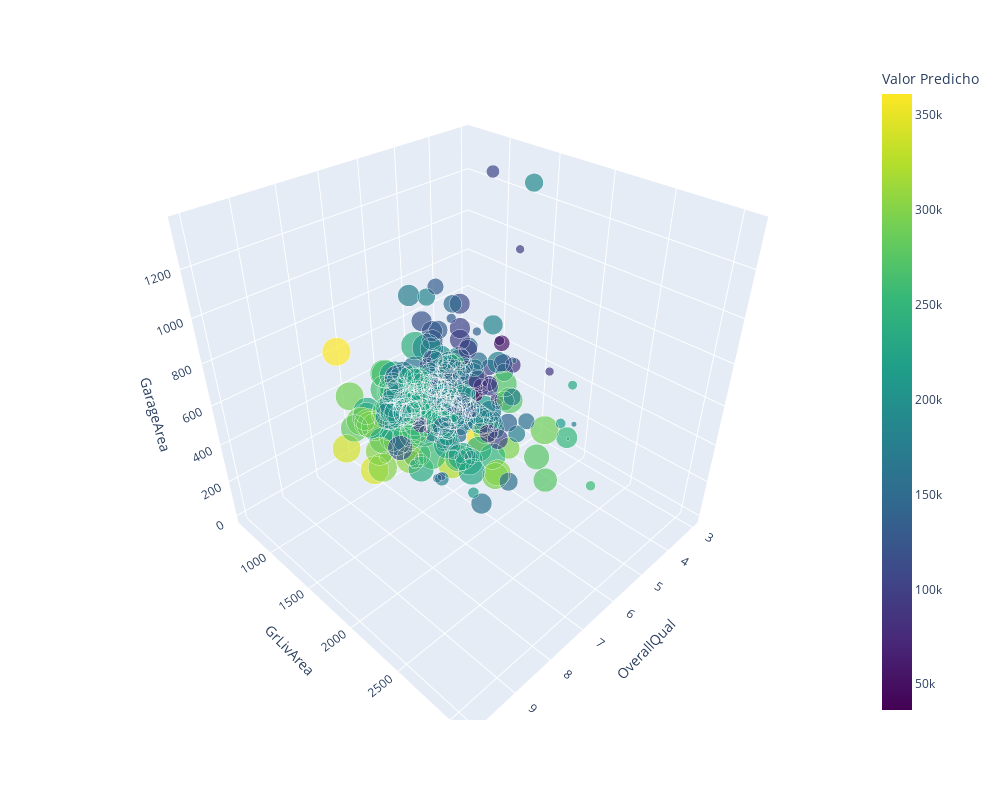

The notebook cell saved with this chart:
### Code cell
available_years = houses_res['YearBuilt'].unique()

houses_res['YearBuilt_Scaled'] = (houses_res['YearBuilt'] - min(available_years)) / (max(available_years)
- min(available_years))

fig = px.scatter_3d(
    houses_res,
    x="OverallQual",
    y="GrLivArea",
    z="GarageArea",
    size='YearBuilt_Scaled',  
    color='Valor Predicho',   
    color_continuous_scale='Viridis',
    opacity=0.7,
    custom_data=['YearBuilt'] 
)


fig.update_traces(
    hovertemplate='Año de Construcción: %{customdata[0]}<br>OverallQual: %{x}<br>GrLivArea: %{y}<br>GarageArea: %{z}<br>Valor Predicho: %{marker.color}',
    marker=dict(sizemode='diameter', sizeref=0.05)  
)

fig.update_layout(
    autosize=False,
    width=1000,
    height=800
)

fig.show()

### Figure 1 — Plotly figure (JSON) as saved in the notebook; plotly's stock layout.template omitted (floating-point values rounded to 4 significant figures; data arrays with more than 128 entries replaced by an {"elided": "..."} marker saying what was removed)
{"data": [{"customdata": {"elided": "292x1 int values"}, "hovertemplate": "Año de Construcción: %{customdata[0]}<br>OverallQual: %{x}<br>GrLivArea: %{y}<br>GarageArea: %{z}<br>Valor Predicho: %{marker.color}", "legendgroup": "", "marker": {"color": {"elided": "292 float values"}, "coloraxis": "coloraxis", "opacity": 0.7, "size": {"elided": "292 float values"}, "sizemode": "diameter", "sizeref": 0.05, "symbol": "circle"}, "mode": "markers", "name": "", "scene": "scene", "showlegend": false, "type": "scatter3d", "x": {"elided": "292 int values"}, "y": {"elided": "292 int values"}, "z": {"elided": "292 int values"}}], "layout": {"autosize": false, "coloraxis": {"colorbar": {"title": {"text": "Valor Predicho"}}, "colorscale": [[0, "#440154"], [0.1111, "#482878"], [0.2222, "#3e4989"], [0.3333, "#31688e"], [0.4444, "#26828e"], [0.5556, "#1f9e89"], [0.6667, "#35b779"], [0.7778, "#6ece58"], [0.8889, "#b5de2b"], [1, "#fde725"]]}, "height": 800, "legend": {"itemsizing": "constant", "tracegroupgap": 0}, "margin": {"t": 60}, "scene": {"domain": {"x": [0, 1], "y": [0, 1]}, "xaxis": {"title": {"text": "OverallQual"}}, "yaxis": {"title": {"text": "GrLivArea"}}, "zaxis": {"title": {"text": "GarageArea"}}}, "width": 1000}}
